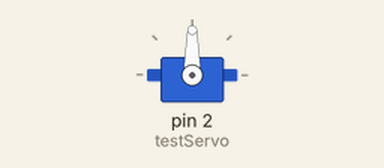
This sketch was run on a simulated Arduino Uno, built with avr-gcc and run on an emulated ATmega328P. Parts: servo. What the sketch prints to the serial monitor is not drawn.

Above: at 0.1 s.
Timing chart, 0 to 3.5 s (numbered marks = the images above):
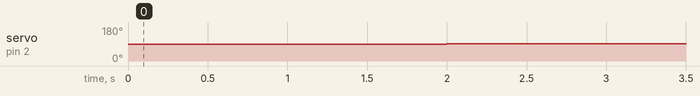

The sketch:

sketch_aug23a.ino
```cpp
#include <Servo.h>

Servo testServo;

const int forward = 92;
const int stop = 90;
const int backward = 88;

int pos = 0;

void setup() {
  testServo.attach(2);
  Serial.begin(9600);
}

void loop() {
    delay(2000);
    pos = ((pos + 15) % 360);
    testServo.write(forward);
    while(testServo.read() != pos) {
      Serial.println(testServo.read());
      delay(10);
    }

    testServo.write(stop);
    delay(2000);
}
```

Measured:
- by itself, servo on pin 2 (testServo): 90° → 92° at 2.0 s
